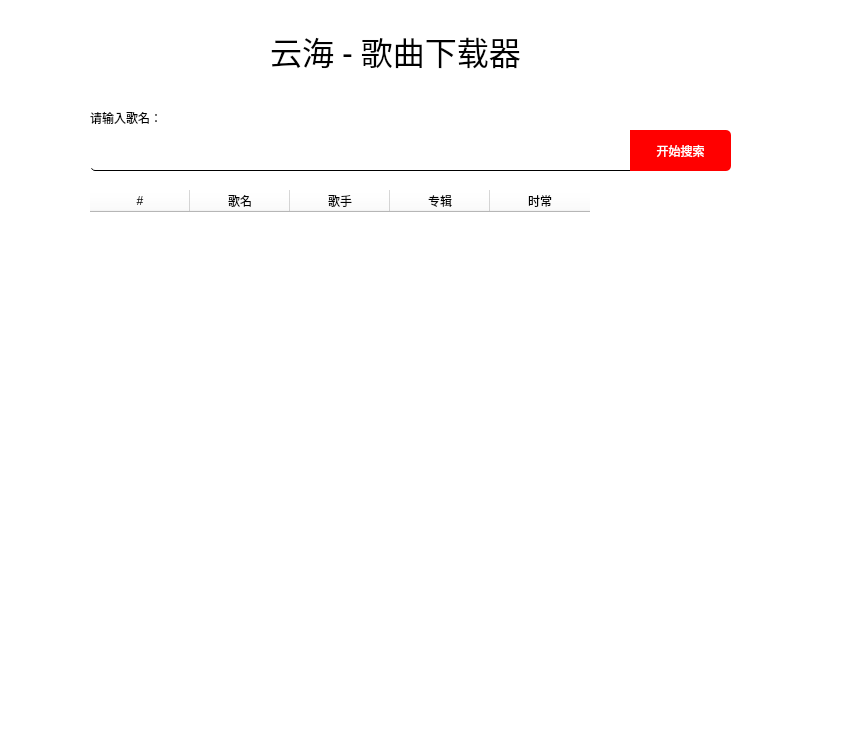
<?xml version="1.0" encoding="UTF-8"?>
<ui version="4.0">
 <class>MainWindow</class>
 <widget class="QMainWindow" name="MainWindow">
  <property name="geometry">
   <rect>
    <x>0</x>
    <y>0</y>
    <width>861</width>
    <height>733</height>
   </rect>
  </property>
  <property name="windowTitle">
   <string>MainWindow</string>
  </property>
  <property name="styleSheet">
   <string notr="true">background-color: rgb(255, 255, 255);</string>
  </property>
  <widget class="QWidget" name="centralwidget">
   <widget class="QLineEdit" name="textInput">
    <property name="geometry">
     <rect>
      <x>90</x>
      <y>130</y>
      <width>541</width>
      <height>41</height>
     </rect>
    </property>
    <property name="styleSheet">
     <string notr="true">border-bottom-left-radius: 5px;
border-bottom-right-radius: 0px;
border-top-left-radius: 5px;
border-top-right-radius: 0px;
border-bottom: 1px solid #000;</string>
    </property>
   </widget>
   <widget class="QLabel" name="label">
    <property name="geometry">
     <rect>
      <x>90</x>
      <y>110</y>
      <width>101</width>
      <height>16</height>
     </rect>
    </property>
    <property name="text">
     <string>请输入歌名：</string>
    </property>
   </widget>
   <widget class="QPushButton" name="searchBtn">
    <property name="geometry">
     <rect>
      <x>630</x>
      <y>130</y>
      <width>101</width>
      <height>41</height>
     </rect>
    </property>
    <property name="cursor">
     <cursorShape>PointingHandCursor</cursorShape>
    </property>
    <property name="styleSheet">
     <string notr="true">border-bottom-left-radius: 0px;
border-bottom-right-radius: 5px;
border-top-left-radius: 0px;
border-top-right-radius: 5px;
background-color: rgb(255, 0, 0);
color: rgb(255, 255, 255);</string>
    </property>
    <property name="text">
     <string>开始搜索</string>
    </property>
   </widget>
   <widget class="QLabel" name="label_2">
    <property name="geometry">
     <rect>
      <x>270</x>
      <y>10</y>
      <width>341</width>
      <height>81</height>
     </rect>
    </property>
    <property name="font">
     <font>
      <family>楷体</family>
      <pointsize>24</pointsize>
     </font>
    </property>
    <property name="text">
     <string>云海 - 歌曲下载器</string>
    </property>
   </widget>
   <widget class="QTableWidget" name="resultTable">
    <property name="geometry">
     <rect>
      <x>90</x>
      <y>190</y>
      <width>681</width>
      <height>471</height>
     </rect>
    </property>
    <property name="styleSheet">
     <string notr="true">border: 0;</string>
    </property>
    <property name="selectionBehavior">
     <enum>QAbstractItemView::SelectRows</enum>
    </property>
    <column>
     <property name="text">
      <string>#</string>
     </property>
    </column>
    <column>
     <property name="text">
      <string>歌名</string>
     </property>
    </column>
    <column>
     <property name="text">
      <string>歌手</string>
     </property>
    </column>
    <column>
     <property name="text">
      <string>专辑</string>
     </property>
    </column>
    <column>
     <property name="text">
      <string>时常</string>
     </property>
    </column>
   </widget>
  </widget>
  <widget class="QStatusBar" name="statusbar"/>
 </widget>
 <resources/>
 <connections/>
</ui>
